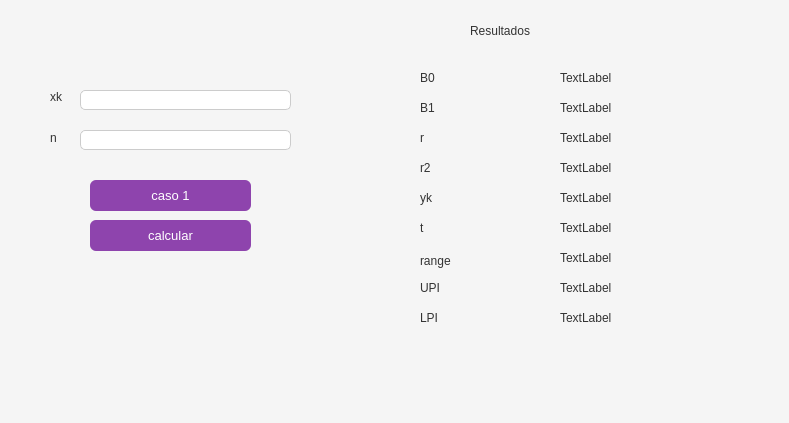
<?xml version="1.0" encoding="UTF-8"?>
<ui version="4.0">
 <class>Dialog</class>
 <widget class="QDialog" name="Dialog">
  <property name="geometry">
   <rect>
    <x>0</x>
    <y>0</y>
    <width>789</width>
    <height>423</height>
   </rect>
  </property>
  <property name="windowTitle">
   <string>Dialog</string>
  </property>
  <property name="styleSheet">
   <string notr="true">/* Fondo general */
QDialog {
    background-color: #f5f5f5;
}

/* Labels */
QLabel {
    color: #333;
    font-size: 12px;
}

/* Inputs */
QLineEdit {
    background-color: white;
    border: 1px solid #ccc;
    border-radius: 5px;
    padding: 3px;
}

/* Botones */
QPushButton {
    background-color: #8e44ad;
    color: white;
    border: none;
    border-radius: 6px;
    padding: 5px;
}

QPushButton:hover {
    background-color: #9b59b6;
}

QPushButton:pressed {
    background-color: #7d3c98;
}

/* GroupBox */
QGroupBox {
    border: 1px solid #ccc;
    border-radius: 5px;
    margin-top: 8px;
    font-weight: bold;
}

QGroupBox::title {
    subcontrol-origin: margin;
    left: 8px;
    padding: 0 3px;
}</string>
  </property>
  <widget class="QLabel" name="label">
   <property name="geometry">
    <rect>
     <x>50</x>
     <y>90</y>
     <width>47</width>
     <height>13</height>
    </rect>
   </property>
   <property name="font">
    <font>
     <pointsize>-1</pointsize>
    </font>
   </property>
   <property name="text">
    <string>xk</string>
   </property>
  </widget>
  <widget class="QLineEdit" name="lineEdit">
   <property name="geometry">
    <rect>
     <x>80</x>
     <y>90</y>
     <width>211</width>
     <height>20</height>
    </rect>
   </property>
  </widget>
  <widget class="QLineEdit" name="lineEdit_2">
   <property name="geometry">
    <rect>
     <x>80</x>
     <y>130</y>
     <width>211</width>
     <height>20</height>
    </rect>
   </property>
  </widget>
  <widget class="QLabel" name="label_2">
   <property name="geometry">
    <rect>
     <x>50</x>
     <y>130</y>
     <width>16</width>
     <height>16</height>
    </rect>
   </property>
   <property name="font">
    <font>
     <pointsize>-1</pointsize>
    </font>
   </property>
   <property name="text">
    <string>n</string>
   </property>
  </widget>
  <widget class="QPushButton" name="pushButton_caso1">
   <property name="geometry">
    <rect>
     <x>90</x>
     <y>180</y>
     <width>161</width>
     <height>31</height>
    </rect>
   </property>
   <property name="font">
    <font>
     <pointsize>10</pointsize>
    </font>
   </property>
   <property name="text">
    <string>caso 1</string>
   </property>
  </widget>
  <widget class="QPushButton" name="pushButton_calcular">
   <property name="geometry">
    <rect>
     <x>90</x>
     <y>220</y>
     <width>161</width>
     <height>31</height>
    </rect>
   </property>
   <property name="font">
    <font>
     <pointsize>10</pointsize>
    </font>
   </property>
   <property name="text">
    <string>calcular</string>
   </property>
  </widget>
  <widget class="QLabel" name="label_3">
   <property name="geometry">
    <rect>
     <x>470</x>
     <y>20</y>
     <width>301</width>
     <height>21</height>
    </rect>
   </property>
   <property name="font">
    <font>
     <pointsize>-1</pointsize>
    </font>
   </property>
   <property name="text">
    <string>Resultados</string>
   </property>
  </widget>
  <widget class="QLabel" name="label_4">
   <property name="geometry">
    <rect>
     <x>420</x>
     <y>70</y>
     <width>101</width>
     <height>16</height>
    </rect>
   </property>
   <property name="font">
    <font>
     <pointsize>-1</pointsize>
    </font>
   </property>
   <property name="text">
    <string>B0</string>
   </property>
  </widget>
  <widget class="QLabel" name="label_5">
   <property name="geometry">
    <rect>
     <x>420</x>
     <y>100</y>
     <width>101</width>
     <height>16</height>
    </rect>
   </property>
   <property name="font">
    <font>
     <pointsize>-1</pointsize>
    </font>
   </property>
   <property name="text">
    <string>B1</string>
   </property>
  </widget>
  <widget class="QLabel" name="label_6">
   <property name="geometry">
    <rect>
     <x>420</x>
     <y>130</y>
     <width>101</width>
     <height>16</height>
    </rect>
   </property>
   <property name="font">
    <font>
     <pointsize>-1</pointsize>
    </font>
   </property>
   <property name="text">
    <string>r</string>
   </property>
  </widget>
  <widget class="QLabel" name="label_7">
   <property name="geometry">
    <rect>
     <x>420</x>
     <y>160</y>
     <width>111</width>
     <height>16</height>
    </rect>
   </property>
   <property name="font">
    <font>
     <pointsize>-1</pointsize>
    </font>
   </property>
   <property name="text">
    <string>r2</string>
   </property>
  </widget>
  <widget class="QLabel" name="label_R2">
   <property name="geometry">
    <rect>
     <x>560</x>
     <y>160</y>
     <width>161</width>
     <height>16</height>
    </rect>
   </property>
   <property name="font">
    <font>
     <pointsize>-1</pointsize>
    </font>
   </property>
   <property name="text">
    <string>TextLabel</string>
   </property>
  </widget>
  <widget class="QLabel" name="label_9">
   <property name="geometry">
    <rect>
     <x>420</x>
     <y>190</y>
     <width>121</width>
     <height>16</height>
    </rect>
   </property>
   <property name="font">
    <font>
     <pointsize>-1</pointsize>
    </font>
   </property>
   <property name="text">
    <string>yk</string>
   </property>
  </widget>
  <widget class="QLabel" name="label_10">
   <property name="geometry">
    <rect>
     <x>420</x>
     <y>220</y>
     <width>111</width>
     <height>16</height>
    </rect>
   </property>
   <property name="font">
    <font>
     <pointsize>-1</pointsize>
    </font>
   </property>
   <property name="text">
    <string>t</string>
   </property>
  </widget>
  <widget class="QLabel" name="label_11">
   <property name="geometry">
    <rect>
     <x>420</x>
     <y>250</y>
     <width>121</width>
     <height>21</height>
    </rect>
   </property>
   <property name="font">
    <font>
     <pointsize>-1</pointsize>
    </font>
   </property>
   <property name="text">
    <string>range</string>
   </property>
  </widget>
  <widget class="QLabel" name="label_B0">
   <property name="geometry">
    <rect>
     <x>560</x>
     <y>70</y>
     <width>121</width>
     <height>16</height>
    </rect>
   </property>
   <property name="font">
    <font>
     <pointsize>-1</pointsize>
    </font>
   </property>
   <property name="text">
    <string>TextLabel</string>
   </property>
  </widget>
  <widget class="QLabel" name="label_B1">
   <property name="geometry">
    <rect>
     <x>560</x>
     <y>100</y>
     <width>111</width>
     <height>16</height>
    </rect>
   </property>
   <property name="font">
    <font>
     <pointsize>-1</pointsize>
    </font>
   </property>
   <property name="text">
    <string>TextLabel</string>
   </property>
  </widget>
  <widget class="QLabel" name="label_R">
   <property name="geometry">
    <rect>
     <x>560</x>
     <y>130</y>
     <width>151</width>
     <height>16</height>
    </rect>
   </property>
   <property name="font">
    <font>
     <pointsize>-1</pointsize>
    </font>
   </property>
   <property name="text">
    <string>TextLabel</string>
   </property>
  </widget>
  <widget class="QLabel" name="label_YK">
   <property name="geometry">
    <rect>
     <x>560</x>
     <y>190</y>
     <width>171</width>
     <height>16</height>
    </rect>
   </property>
   <property name="font">
    <font>
     <pointsize>-1</pointsize>
    </font>
   </property>
   <property name="text">
    <string>TextLabel</string>
   </property>
  </widget>
  <widget class="QLabel" name="label_T">
   <property name="geometry">
    <rect>
     <x>560</x>
     <y>220</y>
     <width>171</width>
     <height>16</height>
    </rect>
   </property>
   <property name="font">
    <font>
     <pointsize>-1</pointsize>
    </font>
   </property>
   <property name="text">
    <string>TextLabel</string>
   </property>
  </widget>
  <widget class="QLabel" name="label_Range">
   <property name="geometry">
    <rect>
     <x>560</x>
     <y>250</y>
     <width>151</width>
     <height>16</height>
    </rect>
   </property>
   <property name="font">
    <font>
     <pointsize>-1</pointsize>
    </font>
   </property>
   <property name="text">
    <string>TextLabel</string>
   </property>
  </widget>
  <widget class="QLabel" name="label_18">
   <property name="geometry">
    <rect>
     <x>420</x>
     <y>310</y>
     <width>121</width>
     <height>16</height>
    </rect>
   </property>
   <property name="font">
    <font>
     <pointsize>-1</pointsize>
    </font>
   </property>
   <property name="text">
    <string>LPI</string>
   </property>
  </widget>
  <widget class="QLabel" name="label_UPI">
   <property name="geometry">
    <rect>
     <x>560</x>
     <y>280</y>
     <width>181</width>
     <height>16</height>
    </rect>
   </property>
   <property name="font">
    <font>
     <pointsize>-1</pointsize>
    </font>
   </property>
   <property name="text">
    <string>TextLabel</string>
   </property>
  </widget>
  <widget class="QLabel" name="label_20">
   <property name="geometry">
    <rect>
     <x>420</x>
     <y>280</y>
     <width>111</width>
     <height>16</height>
    </rect>
   </property>
   <property name="font">
    <font>
     <pointsize>-1</pointsize>
    </font>
   </property>
   <property name="text">
    <string>UPI</string>
   </property>
  </widget>
  <widget class="QLabel" name="label_LPI">
   <property name="geometry">
    <rect>
     <x>560</x>
     <y>310</y>
     <width>161</width>
     <height>16</height>
    </rect>
   </property>
   <property name="font">
    <font>
     <pointsize>-1</pointsize>
    </font>
   </property>
   <property name="text">
    <string>TextLabel</string>
   </property>
  </widget>
 </widget>
 <resources/>
 <connections/>
</ui>
